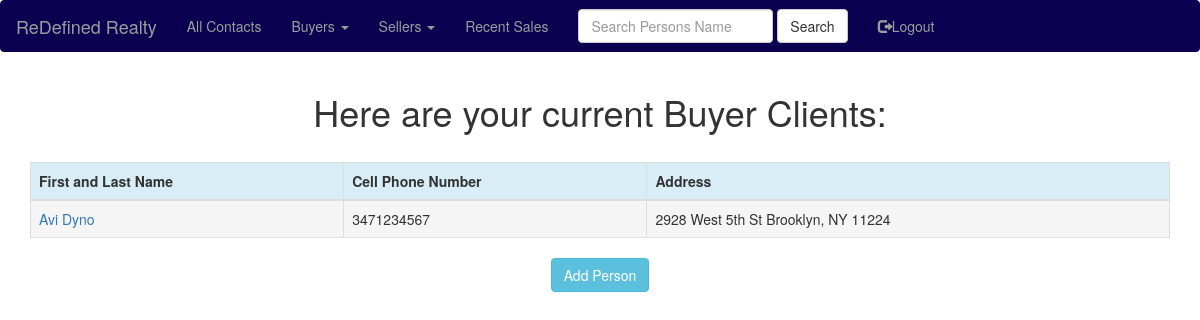
The app's page /buyer_clients (signed in) with its own data.
### app/models.py (models this page shows, shortened)
class People(db.Model):
    id = db.Column(db.Integer, primary_key=True)
    first_name=db.Column(db.String(20))
    last_name=db.Column(db.String(20))
    phone_cell=db.Column(db.Integer)
    ptype=db.Column(db.String(6))
    pstatus=db.Column(db.String(7))
    notes=db.Column(db.String(140))
    house_number=db.Column(db.String(140))
    street_name=db.Column(db.String(140))
    city_name=db.Column(db.String(140))
    state_name=db.Column(db.String(140))
    zip_code=db.Column(db.String(140))
    price=db.Column(db.Integer)
    user_account_pk=db.Column(db.Integer, db.ForeignKey('user.id'))
    ProfileNotes=db.relationship('ProfileNotes', backref='peopleprofilenotes', lazy='dynamic')

### app/routes.py (the view)
@app.route('/buyer_clients', methods=['GET'])
@login_required
def buyer_clients():
    buyerclients=view_buyer_clients(current_user=current_user)
    return render_template('buyer_clients.html', title='Buyer Clients', buyerclients=buyerclients)

### app/models.py (called while the page is built)
@login.user_loader
def load_user(id):
    return User.query.get(int(id))

### app/queryfunc.py (called while the page is built)
def view_buyer_clients(current_user):
    currentuser = User.query.filter_by(username=current_user.username).first()
    account_pk = currentuser.id
    buyerclients=People.query.filter_by(user_account_pk=account_pk, ptype="buyer", pstatus="client").all()
    return buyerclients

### app/templates/buyer_clients.html
{% extends "base.html" %}
{% import 'bootstrap/wtf.html' as wtf %}
{% block app_content %}
    <center><h1>Here are your current Buyer Clients:</h1></center>
    <br>
    <div class="table-responsive">
        <table class="table table-bordered">
            <thead>
                <tr class="info">
                    <th>First and Last Name</th>
                    <th>Cell Phone Number</th>
                    <th>Address</th>
                </tr>
            </thead>
            {% for everyone in buyerclients %}
            <TR>
                <TD class="active"><a href="{{ url_for('view_people', people_id=everyone.id) }}">{{ everyone.first_name }}  {{ everyone.last_name }}</a></TD>
                <TD class="active">{{ everyone.phone_cell }}</TD>
                {% if everyone.house_number %}
                <TD class="active">{{ everyone.house_number }} {{ everyone.street_name }} {{ everyone.city_name }}, {{ everyone.state_name }} {{ everyone.zip_code }}</TD>
                {% endif %}
            </TR>
            {% endfor %}
        </table>
    </div>
    <center>
        <div class="btn-group">
            <a href="{{ url_for('add_people') }}" class="btn btn-info">Add Person</a>
        </div>
    </center>
{% endblock %}

### records on screen
People: first_name "Avi", last_name "Dyno", phone_cell "3471234567", house_number "2928", street_name "West 5th St", city_name "Brooklyn", state_name "NY", zip_code "11224"
